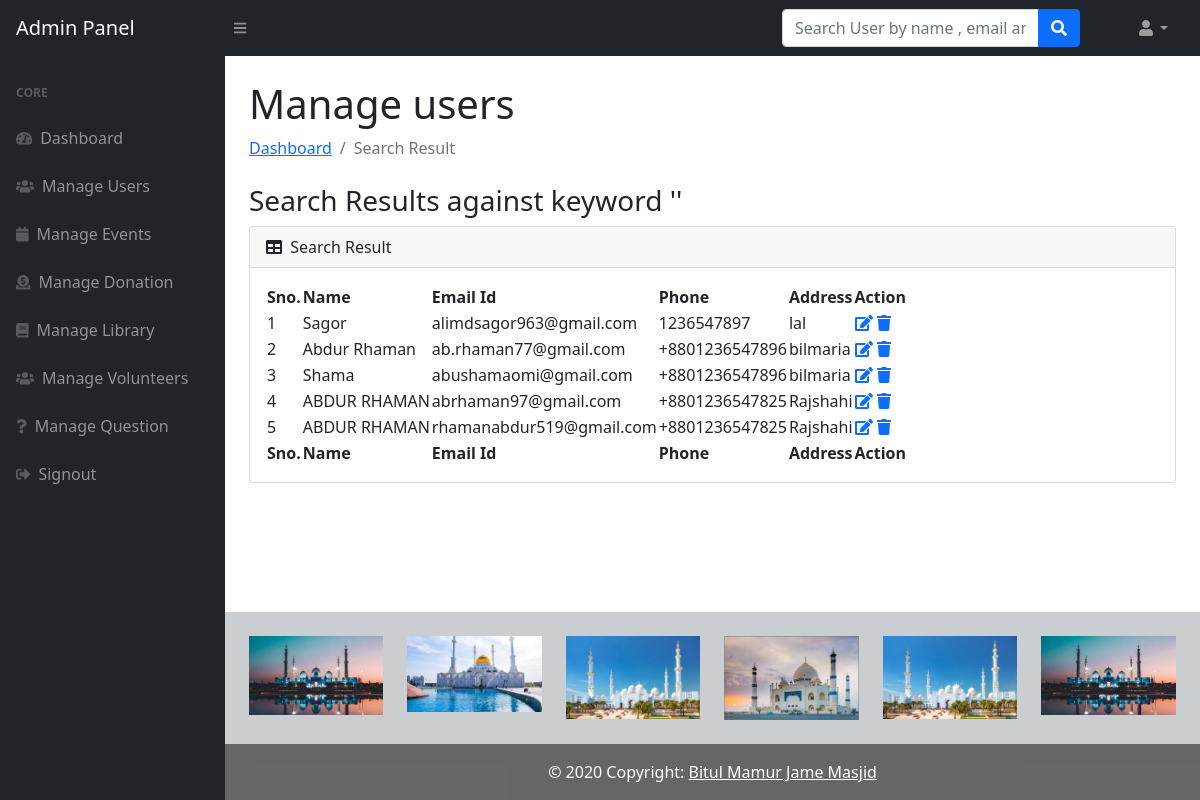
/admin/search-result.php, run on the app's committed database.
### tables this page shows
CREATE TABLE `usertable` (
  `id` int(11) NOT NULL,
  `name` varchar(255) NOT NULL,
  `email` varchar(255) NOT NULL,
  `password` varchar(255) NOT NULL,
  `phone` varchar(255) NOT NULL,
  `address` varchar(255) NOT NULL,
  `code` mediumint(50) NOT NULL,
  `status` text NOT NULL
);

### admin/search-result.php (the view, shortened to what this page needs)
<?php session_start();
require "../connection.php";
 ?>
    <!DOCTYPE html>
<html lang="en">
    <head>
        <link href="https://cdn.jsdelivr.net/npm/bootstrap@5.1.1/dist/css/bootstrap.min.css" rel="stylesheet">
    </head>
    <body class="sb-nav-fixed">
      <?php include_once('navbar.php');?>
        <div id="layoutSidenav">
         <?php include_once('sidebar.php');?>
            <div id="layoutSidenav_content">
                <main>
                    <div class="container-fluid px-4">
                        <h1 class="mt-4">Manage users</h1>
                        <ol class="breadcrumb mb-4">
                            <li class="breadcrumb-item"><a href="dashboard.php">Dashboard</a></li>
                            <li class="breadcrumb-item active">Search Result</li>
                        </ol>
                        <h3>Search Results against keyword '<?php echo $_POST['searchkey'];?>'</h3>
                        <div class="card mb-4">
                            <div class="card-header">
                                <i class="fas fa-table me-1"></i>
                               Search Result
                            </div>
                            <div class="card-body">
                                <table id="datatablesSimple">
                                    <thead>
                                        <tr>
                                             <th>Sno.</th>
                                  <th>Name</th>
                                  <th> Email Id</th>
                                  <th> Phone</th>
                                  <th>Address</th>
                                  <th>Action</th>
                                        </tr>
                                    </thead>
                                    <tfoot>
                                        <tr>
                                             <th>Sno.</th>
<th>Name</th>
                                  <th> Email Id</th>
                                  <th> Phone</th>
                                  <th>Address</th>
                                  <th>Action</th>
                                        </tr>
                                    </tfoot>
                                    <tbody>
                                              <?php
$searchkey=$_POST['searchkey'];
$ret=mysqli_query($con,"SELECT * FROM usertable WHERE (name like '%$searchkey%' || email like '%$searchkey%' || phone like '%$searchkey%')");
                              $cnt=1;
                              while($row=mysqli_fetch_array($ret))
                              {?>
                              <tr>
                              <td><?php echo $cnt;?></td>
                                  <td><?php echo $row['name'];?></td>
                                  <td><?php echo $row['email'];?></td>
                                  <td><?php echo $row['phone'];?></td>
                                  <td><?php echo $row['address'];?>
                                  <td>
                                     <a href="user-profile.php?uid=<?php echo $row['id'];?>">
                          <i class="fas fa-edit"></i></a>
                                     <a href="manage-users.php?id=<?php echo $row['id'];?>" onClick="return confirm('Do you really want to delete');"><i class="fa fa-trash" aria-hidden="true"></i></a>
                                  </td>
                              </tr>
                              <?php $cnt=$cnt+1; }?>
                                    </tbody>
                                </table>
                            </div>
                        </div>
                    </div>
                </main>
  <?php include('footer.php');?>
            </div>
        </div>
    </body>
</html>

### data on the page
usertable: name "Sagor", email "alimdsagor963@gmail.com", phone "1236547897", address "lal"
usertable: name "Abdur Rhaman", email "ab.rhaman77@gmail.com", phone "+8801236547896", address "bilmaria"
usertable: name "Shama", email "abushamaomi@gmail.com", phone "+8801236547896", address "bilmaria"
usertable: name "ABDUR RHAMAN", email "abrhaman97@gmail.com", phone "+8801236547825", address "Rajshahi"
usertable: name "ABDUR RHAMAN", email "rhamanabdur519@gmail.com", phone "+8801236547825", address "Rajshahi"
